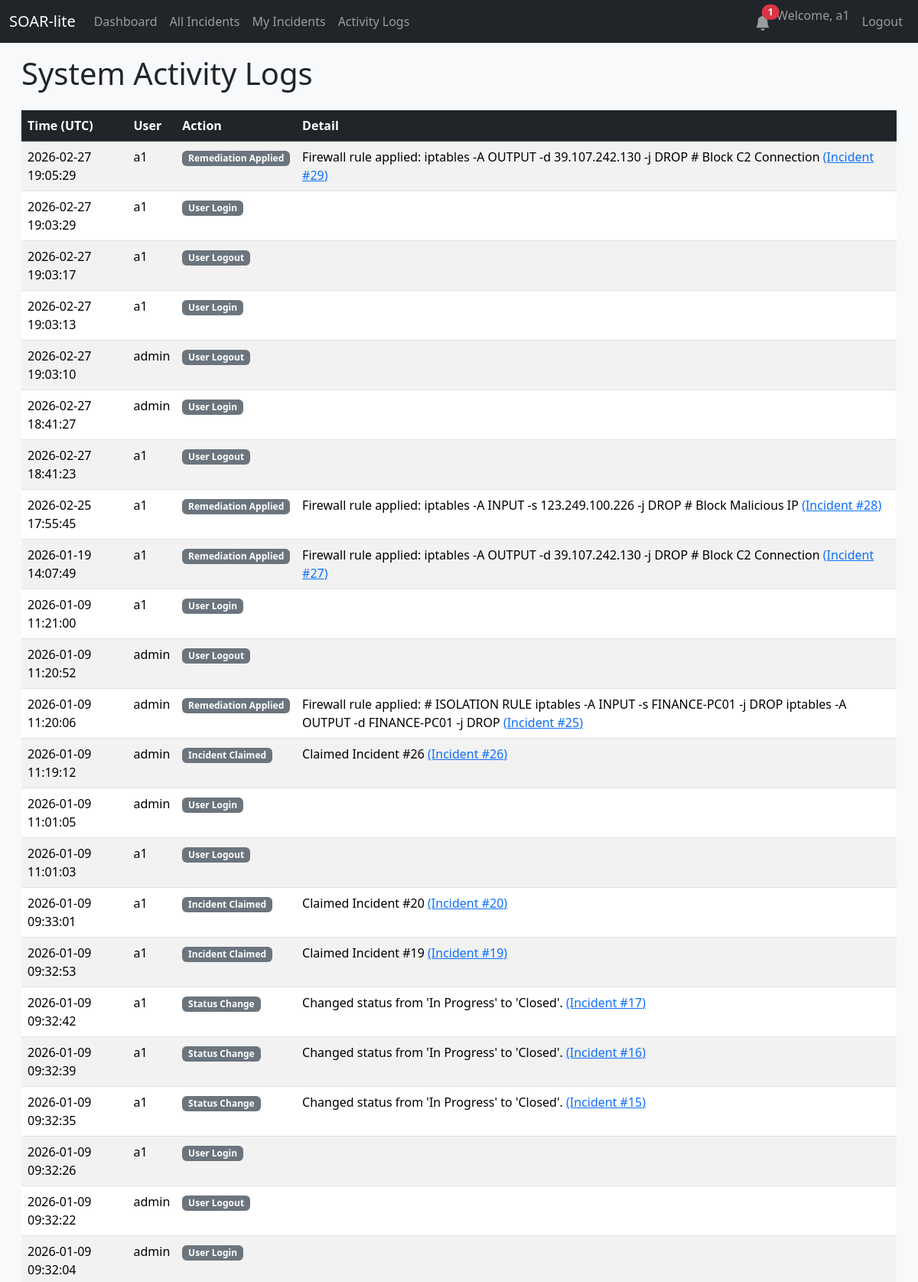
Screenshot of /activity-log (signed in, upper part) with the database file from the repository.
### database.py (models this page shows, shortened)
class User(UserMixin, db.Model):
    id = db.Column(db.Integer, primary_key=True)
    username = db.Column(db.String(80), unique=True, nullable=False)
    email = db.Column(db.String(120), unique=True, nullable=False)
    password_hash = db.Column(db.String(128))
    created_at = db.Column(db.DateTime, default=datetime.utcnow)
    role = db.Column(db.String(50), nullable=False, default='Analyst')

class UserActivityLog(db.Model):
    id = db.Column(db.Integer, primary_key=True)
    timestamp = db.Column(db.DateTime, default=datetime.utcnow)
    user_id = db.Column(db.Integer, db.ForeignKey('user.id'), nullable=False)
    user = db.relationship('User', backref='activity_logs')
    action = db.Column(db.String(255), nullable=False)
    details = db.Column(db.Text, nullable=True)
    incident_id = db.Column(db.Integer, db.ForeignKey('incident.id'), nullable=True)
    incident = db.relationship('Incident', backref='activity_logs')

class Incident(db.Model):
    id = db.Column(db.Integer, primary_key=True)
    created_at = db.Column(db.DateTime, default=datetime.utcnow)
    event_type = db.Column(db.String(100), nullable=False)
    severity = db.Column(db.String(50), nullable=False)
    details = db.Column(db.Text, nullable=True)
    status = db.Column(db.String(50), default='New')
    notes = db.relationship('Note', backref='incident', lazy=True, cascade="all, delete-orphan")
    closed_at = db.Column(db.DateTime, nullable=True) # Olay kapatıldığında doldurulacak
    vt_malicious_count = db.Column(db.Integer, nullable=True)
    vt_report_link = db.Column(db.String(255), nullable=True)
    mitre_technique_id = db.Column(db.String(20), nullable=True)
    mitre_technique_name = db.Column(db.String(100), nullable=True)
    suggested_firewall_rule = db.Column(db.Text, nullable=True) # Otomatik üretilen kural burada saklanacak
    assignee_id = db.Column(db.Integer, db.ForeignKey('user.id'), nullable=True)
    assignee = db.relationship('User', backref='incidents') # backref eklendi
    notes = db.relationship('Note', backref='incident', lazy=True, cascade="all, delete-orphan")
    observables = db.relationship('Observable', backref='incident', lazy=True, cascade="all, delete-orphan")
    action_logs = db.relationship('ActionLog', backref='incident', lazy=True, cascade="all, delete-orphan")

### app.py (the view)
@app.route('/activity-log')
@login_required
@role_required('Admin', 'Manager') # Sadece Admin ve Manager görebilir
def activity_log():
    logs = UserActivityLog.query.order_by(UserActivityLog.timestamp.desc()).all()
    return render_template('activity_log.html', logs=logs)

### app.py (called while the page is built)
def create_app():
    app = Flask(__name__)
    veritabani_linki = os.environ.get('DATABASE_URL')
    if veritabani_linki:
        app.config['SQLALCHEMY_DATABASE_URI'] = veritabani_linki
    else:
        app.config['SQLALCHEMY_DATABASE_URI'] = 'sqlite:///soar.db'
    app.config['SQLALCHEMY_TRACK_MODIFICATIONS'] = False
    app.config['SECRET_KEY'] = 'pass123'
    db.init_app(app)
    login_manager = LoginManager()
    login_manager.init_app(app)
    login_manager.login_view = 'login'
    @login_manager.user_loader
    def load_user(user_id):
        return db.session.get(User, int(user_id))
    with app.app_context():
        db.create_all()
        print("🗄️ Database tables created or already exist.")
    return app

def role_required(*roles):
    def wrapper(f):
        @wraps(f)
        def decorated_function(*args, **kwargs):
            if not current_user.is_authenticated or current_user.role not in roles:
                abort(403)
            return f(*args, **kwargs)
        return decorated_function
    return wrapper

@app.context_processor
def inject_notifications():
    if current_user.is_authenticated:
        unread_count = Notification.query.filter_by(user_id=current_user.id, is_read=False).count()
        return dict(unread_notifications=unread_count)
    return dict(unread_notifications=0)

### templates/activity_log.html (shortened to what this page needs)
{% extends "base.html" %}
{% block content %}
<h1 class="mb-4">System Activity Logs</h1>
<div class="table-responsive">
    <table class="table table-striped table-hover">
        <thead class="table-dark">
            <tr>
                <th scope="col">Time (UTC)</th>
                <th scope="col">User</th>
                <th scope="col">Action</th>
                <th scope="col">Detail</th>
            </tr>
        </thead>
        <tbody>
            {% for log in logs %}
            <tr>
                <td>{{ log.timestamp.strftime('%Y-%m-%d %H:%M:%S') }}</td>
                <td>{{ log.user.username }}</td>
                <td><span class="badge bg-secondary">{{ log.action }}</span></td>
                <td>
                    {{ log.details }}
                    {% if log.incident %}
                        <a href="{{ url_for('incident_detail', incident_id=log.incident.id) }}">(Incident #{{ log.incident.id }})</a>
                    {% endif %}
                </td>
            </tr>
            {% else %}
            <tr>
                <td colspan="4" class="text-center">No recorded activity found.</td>
            </tr>
            {% endfor %}
        </tbody>
    </table>
</div>
{% endblock %}

### templates/base.html (shortened to what this page needs)
<!doctype html>
<html lang="en">
<head>
    <link href="https://cdn.jsdelivr.net/npm/bootstrap@5.3.2/dist/css/bootstrap.min.css" rel="stylesheet">
</head>
<body>
    <nav class="navbar navbar-expand-md navbar-dark bg-dark fixed-top">
        <div class="container-fluid">
            <a class="navbar-brand" href="{{ url_for('dashboard') }}">SOAR-lite</a>
            <div class="collapse navbar-collapse" id="navbarNav">
                <ul class="navbar-nav me-auto mb-2 mb-lg-0">
                    {% if current_user.is_authenticated %}
                    <li class="nav-item">
                        <a class="nav-link" href="{{ url_for('dashboard') }}">Dashboard</a>
                    </li>
                    <li class="nav-item">
                        <a class="nav-link" href="{{ url_for('incidents_list') }}">All Incidents</a>
                    </li>
                    <li class="nav-item">
                        <a class="nav-link" href="{{ url_for('my_incidents') }}">My Incidents</a>
                    </li>
                    {% if current_user.is_authenticated and current_user.role in ['Admin', 'Manager'] %}
                    <li class="nav-item">
                        <a class="nav-link" href="{{ url_for('activity_log') }}">Activity Logs</a>
                    </li>
                    {% endif %}
                    {% endif %}
                </ul>
                <ul class="navbar-nav ms-auto">
                    {% if current_user.is_authenticated %}
                    <li class="nav-item">
                        <a class="nav-link position-relative" href="{{ url_for('notifications') }}">
                            <svg xmlns="http://www.w3.org/2000/svg" width="20" height="20" fill="currentColor" class="bi bi-bell-fill" viewBox="0 0 16 16">
                                <path d="M8 16a2 2 0 0 0 2-2H6a2 2 0 0 0 2 2zm.995-14.901a1 1 0 1 0-1.99 0A5.002 5.002 0 0 0 3 6c0 1.098-.5 6-2 7h14c-1.5-1-2-5.902-2-7 0-2.42-1.72-4.44-4.005-4.901z"/>
                            </svg>
                            {% if unread_notifications > 0 %}
                            <span class="position-absolute top-1 start-80 translate-middle badge rounded-pill bg-danger">
                                {{ unread_notifications }}
                            </span>
                            {% endif %}
                        </a>
                    </li>
                    <li class="nav-item">
                        <span class="navbar-text me-2">Welcome, {{ current_user.username }}</span>
                    </li>
                    <li class="nav-item">
                        <a class="nav-link" href="{{ url_for('logout') }}">Logout</a>
                    </li>
                    {% endif %}
                </ul>
            </div>
        </div>
    </nav>
    <div class="main-content-scrollable">
        <main class="container-fluid"> {% block content %}{% endblock %}
        </main>
    </div>
</body>
</html>

### templates/base.html (style rules this page uses)
html, body { height: 100%; margin: 0; padding: 0; overflow: hidden; background-color: #f8f9fa; }
body { padding-top: 56px; }
.main-content-scrollable { height: calc(100vh - 56px); overflow-y: auto; padding: 1rem; }

### rows the page displays
User: username "a1"
UserActivityLog: timestamp "2026-02-27 19:05:29", user.username "a1", action "Remediation Applied", details "Firewall rule applied: iptables -A OUTPUT -d 39.107.242.130 -j DROP # Block C2 Connection", incident.id "29"
UserActivityLog: timestamp "2026-02-27 19:03:29", user.username "a1", action "User Login"
UserActivityLog: timestamp "2026-02-27 19:03:17", user.username "a1", action "User Logout"
UserActivityLog: timestamp "2026-02-27 19:03:13", user.username "a1", action "User Login"
UserActivityLog: timestamp "2026-02-27 19:03:10", user.username "admin", action "User Logout"
UserActivityLog: timestamp "2026-02-27 18:41:27", user.username "admin", action "User Login"
UserActivityLog: timestamp "2026-02-27 18:41:23", user.username "a1", action "User Logout"
UserActivityLog: timestamp "2026-02-25 17:55:45", user.username "a1", action "Remediation Applied", details "Firewall rule applied: iptables -A INPUT -s 123.249.100.226 -j DROP # Block Malicious IP", incident.id "28"
UserActivityLog: timestamp "2026-01-19 14:07:49", user.username "a1", action "Remediation Applied", details "Firewall rule applied: iptables -A OUTPUT -d 39.107.242.130 -j DROP # Block C2 Connection", incident.id "27"
UserActivityLog: timestamp "2026-01-09 11:21:00", user.username "a1", action "User Login"
UserActivityLog: timestamp "2026-01-09 11:20:52", user.username "admin", action "User Logout"
UserActivityLog: timestamp "2026-01-09 11:20:06", user.username "admin", action "Remediation Applied", details "Firewall rule applied: # ISOLATION RULE iptables -A INPUT -s FINANCE-PC01 -j DROP iptables -A OUTPUT -d FINANCE-PC01 -j DROP", incident.id "25"
UserActivityLog: timestamp "2026-01-09 11:19:12", user.username "admin", action "Incident Claimed", details "Claimed Incident #26", incident.id "26"
UserActivityLog: timestamp "2026-01-09 11:01:05", user.username "admin", action "User Login"
UserActivityLog: timestamp "2026-01-09 11:01:03", user.username "a1", action "User Logout"
UserActivityLog: timestamp "2026-01-09 09:33:01", user.username "a1", action "Incident Claimed", details "Claimed Incident #20", incident.id "20"
UserActivityLog: timestamp "2026-01-09 09:32:53", user.username "a1", action "Incident Claimed", details "Claimed Incident #19", incident.id "19"
UserActivityLog: timestamp "2026-01-09 09:32:42", user.username "a1", action "Status Change", details "Changed status from 'In Progress' to 'Closed'.", incident.id "17"
UserActivityLog: timestamp "2026-01-09 09:32:39", user.username "a1", action "Status Change", details "Changed status from 'In Progress' to 'Closed'.", incident.id "16"
UserActivityLog: timestamp "2026-01-09 09:32:35", user.username "a1", action "Status Change", details "Changed status from 'In Progress' to 'Closed'.", incident.id "15"
UserActivityLog: timestamp "2026-01-09 09:32:26", user.username "a1", action "User Login"
UserActivityLog: timestamp "2026-01-09 09:32:22", user.username "admin", action "User Logout"
UserActivityLog: timestamp "2026-01-09 09:32:04", user.username "admin", action "User Login"

### other values shown
{{ unread_notifications }} "1"
